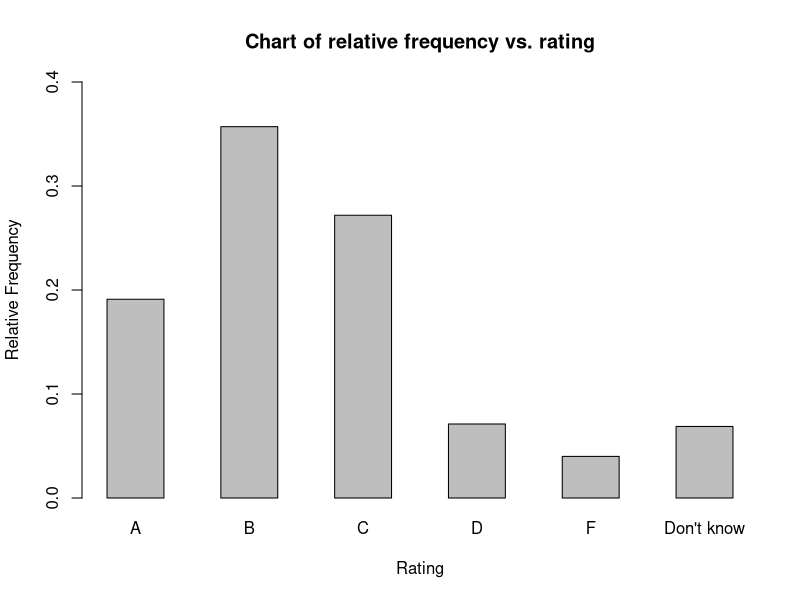

Reproduce this figure in R.
#Ex1.13, Page 23
#Answers may vary slightly due to rounding off of values

Rating<-c("A","B","C","D","F","Don't know")
Frequency<-c(478,893,680,178,100,172)
Relative_frequency<-Frequency/sum(Frequency)
df1<-data.frame(Rating,Frequency,Relative_frequency)
print(df1)

print(paste("Total frequency:",sum(Frequency)))
print(paste("Total relative frequency:",sum(Relative_frequency)))

barplot(df1$Relative_frequency,space=1,names.arg=df1$Rating,ylim=c(0,0.4),xlab="Rating",ylab="Relative Frequency",main="Chart of relative frequency vs. rating")
